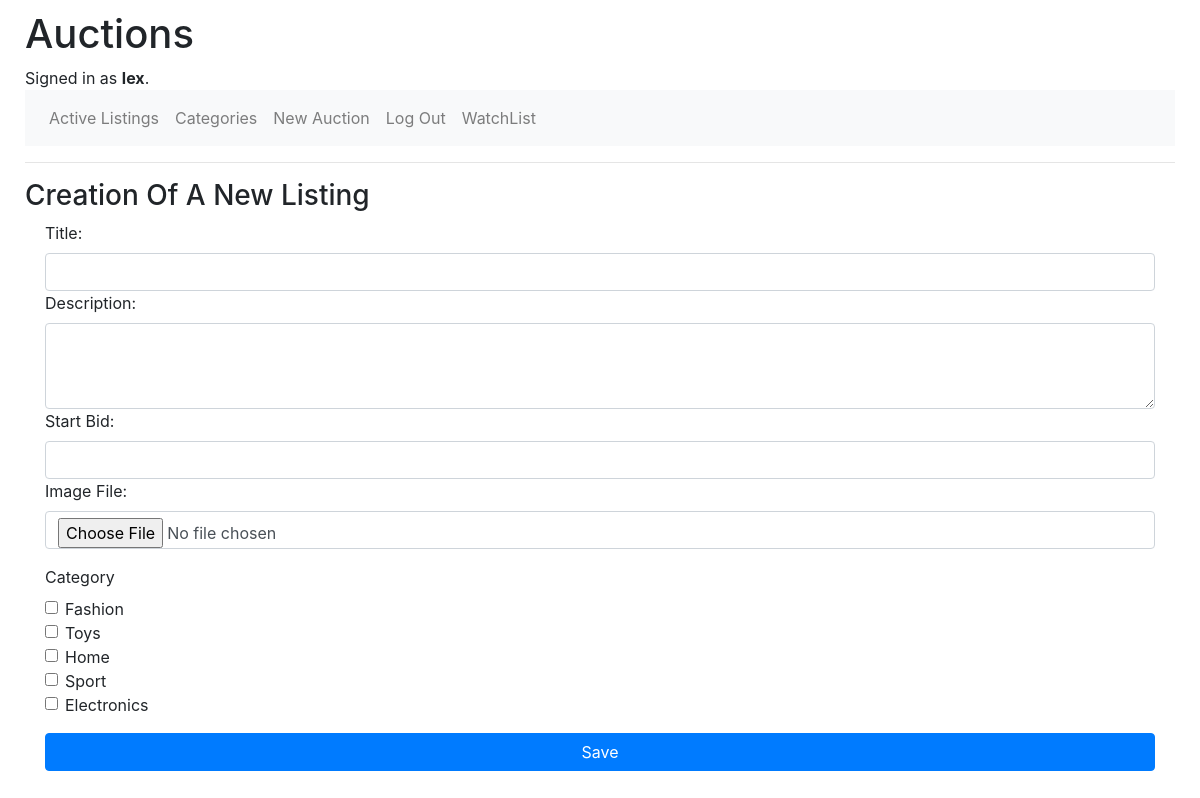
/new (signed in), run on the app's committed database.
### auctions/models.py (models this page shows, shortened)
class User(AbstractUser):
    pass

class Category(models.Model):
	name = models.CharField(max_length=64)

### auctions/views.py (the view)
# urls.py: path("new", views.new, name="new"),
@login_required
def new(request):
    categories = Category.objects.all()
    if request.method == "POST":
        form = AuctionForm(request.POST, request.FILES)
        if form.is_valid():
            title = form.cleaned_data["title"]
            description = form.cleaned_data["description"]
            start = form.cleaned_data["startbid"]
            image = request.FILES['file']
            auction = Auction(user=request.user, title=title, description=description, start=start, image=image)
            auction.save()
            listiks = request.POST.getlist('category')
            for listik in listiks:
                category_id = int(listik)
                category = Category.objects.get(pk=category_id)
                auction.category.add(category)
            return HttpResponseRedirect(reverse("listing", args=(auction.id,)))
        else:
            return render(request, "auctions/new.html", {
                "form": form
            })
    else:
        return render(request, "auctions/new.html", {
            "form": AuctionForm(),
            "categories": categories
    })

### auctions/forms.py
class AuctionForm(forms.Form):
	title = forms.CharField(label='Title', max_length=64,
	widget=forms.TextInput(attrs={'class': "form-control"}))
	description = forms.CharField(label="Description",
	widget=forms.Textarea(attrs={'class': "form-control", 'rows': "3"}))
	startbid = forms.DecimalField(label="Start Bid", max_digits=8,
	decimal_places=2, widget=forms.NumberInput(attrs={'class': "form-control"}))
	file = forms.FileField(label="Image File",
	widget=forms.ClearableFileInput(attrs={'class': "form-control"}))

### auctions/templates/auctions/new.html (shortened to what this page needs)
{% extends "auctions/layout.html" %}
{% block body %}
    <h3>Creation Of A New Listing</h3>
    <div class="container">
	    <form action="{% url 'new' %}" method="post" enctype="multipart/form-data">
            <div class="form-group">
                {{ form }}
            </div>
            <label for="">Category</label>
            <div class="form-group form-check">
                {% for category in categories %}
                    <input class="form-check-input" type="checkbox" id="{{ category.name }}"
                    name="category" value="{{ category.id }}">
  	                <label class="form-check-label" for="{{ category.name }}">{{ category.name }}</label>
                    <br>
  		        {% endfor %}
            </div>
            <input type="submit" value="Save" class="btn btn-primary btn-block">
	    </form>
    </div>
{% endblock %}

### auctions/templates/auctions/layout.html (shortened to what this page needs)
{% load static %}
<!DOCTYPE html>
<html lang="en">
    <head>
        <link rel="stylesheet" href="https://stackpath.bootstrapcdn.com/bootstrap/4.4.1/css/bootstrap.min.css">
        <link href="{% static 'auctions/styles.css' %}" rel="stylesheet">
    </head>
    <body>
        <div class="container-fluid">
            <h1>Auctions</h1>
            <div>
            {% if user.is_authenticated %}
                Signed in as <strong>{{ user.username }}</strong>.
            {% else %}
                Not signed in.
            {% endif %}
            </div>
            <nav class="navbar navbar-expand-sm bg-light navbar-light">
                <ul class="navbar-nav">
                    <li class="nav-item">
                        <a class="nav-link" href="{% url 'index' %}">Active Listings</a>
                    </li>
                    <li class="nav-item">
                        <a class="nav-link" href="{% url 'categories' %}">Categories</a>
                    </li>
                    {% if user.is_authenticated %}
                        <li class="nav-item">
                        <a class="nav-link" href="{% url 'new' %}">New Auction</a>
                        </li>
                        <li class="nav-item">
                            <a class="nav-link" href="{% url 'logout' %}">Log Out</a>
                        </li>
                        <li class="nav-item">
                            <a class="nav-link" href="{% url 'watchlist' user.username %}">WatchList</a>
                        </li>
                    {% endif %}
                </ul>
            </nav>
            <hr>
            {% block body %}
            {% endblock %}
        </div>
    </body>
</html>

### auctions/static/auctions/styles.css (style rules this page uses)
body { padding: 10px; }

### data on the page
User: username "lex"
Category: name "Fashion"
Category: name "Toys"
Category: name "Home"
Category: name "Sport"
Category: name "Electronics"
